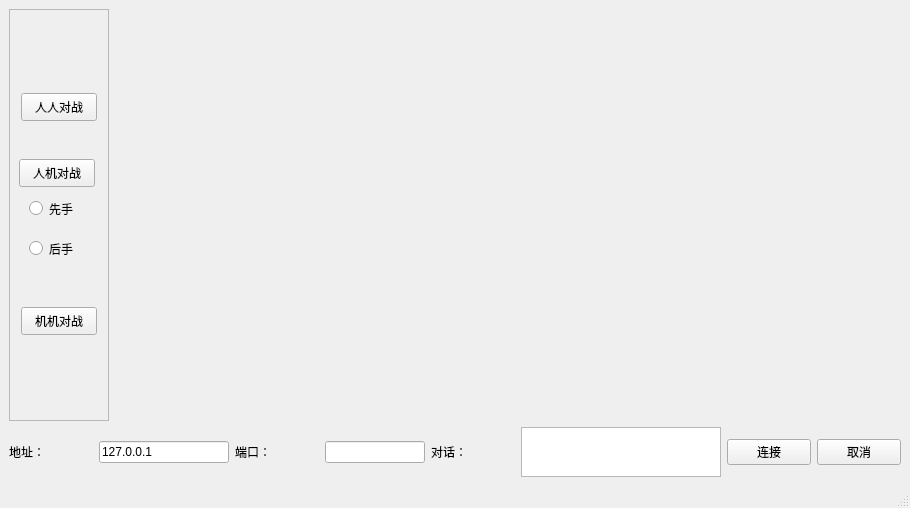
<?xml version="1.0" encoding="UTF-8"?>
<ui version="4.0">
 <class>MainWindow</class>
 <widget class="QMainWindow" name="MainWindow">
  <property name="geometry">
   <rect>
    <x>0</x>
    <y>0</y>
    <width>910</width>
    <height>508</height>
   </rect>
  </property>
  <property name="mouseTracking">
   <bool>true</bool>
  </property>
  <property name="windowTitle">
   <string>MainWindow</string>
  </property>
  <property name="animated">
   <bool>true</bool>
  </property>
  <widget class="QWidget" name="centralwidget">
   <property name="mouseTracking">
    <bool>true</bool>
   </property>
   <layout class="QGridLayout" name="gridLayout">
    <item row="0" column="0" colspan="2">
     <widget class="QFrame" name="frame">
      <property name="minimumSize">
       <size>
        <width>100</width>
        <height>0</height>
       </size>
      </property>
      <property name="maximumSize">
       <size>
        <width>100</width>
        <height>16777215</height>
       </size>
      </property>
      <property name="frameShape">
       <enum>QFrame::StyledPanel</enum>
      </property>
      <property name="frameShadow">
       <enum>QFrame::Raised</enum>
      </property>
      <widget class="QPushButton" name="btn_PVP">
       <property name="geometry">
        <rect>
         <x>12</x>
         <y>84</y>
         <width>76</width>
         <height>28</height>
        </rect>
       </property>
       <property name="text">
        <string>人人对战</string>
       </property>
      </widget>
      <widget class="QPushButton" name="btn_PVC">
       <property name="geometry">
        <rect>
         <x>10</x>
         <y>150</y>
         <width>76</width>
         <height>28</height>
        </rect>
       </property>
       <property name="text">
        <string>人机对战</string>
       </property>
      </widget>
      <widget class="QPushButton" name="btn_CVC">
       <property name="geometry">
        <rect>
         <x>12</x>
         <y>298</y>
         <width>76</width>
         <height>28</height>
        </rect>
       </property>
       <property name="text">
        <string>机机对战</string>
       </property>
      </widget>
      <widget class="QRadioButton" name="radioButton">
       <property name="geometry">
        <rect>
         <x>20</x>
         <y>190</y>
         <width>115</width>
         <height>19</height>
        </rect>
       </property>
       <property name="text">
        <string>先手</string>
       </property>
      </widget>
      <widget class="QRadioButton" name="radioButton_2">
       <property name="geometry">
        <rect>
         <x>20</x>
         <y>230</y>
         <width>115</width>
         <height>19</height>
        </rect>
       </property>
       <property name="text">
        <string>后手</string>
       </property>
      </widget>
     </widget>
    </item>
    <item row="4" column="3">
     <widget class="QLabel" name="label_2">
      <property name="text">
       <string>端口：</string>
      </property>
     </widget>
    </item>
    <item row="4" column="0">
     <widget class="QLabel" name="label">
      <property name="minimumSize">
       <size>
        <width>0</width>
        <height>30</height>
       </size>
      </property>
      <property name="text">
       <string>地址：</string>
      </property>
     </widget>
    </item>
    <item row="4" column="1">
     <widget class="QLineEdit" name="addressLineEdit">
      <property name="minimumSize">
       <size>
        <width>130</width>
        <height>0</height>
       </size>
      </property>
      <property name="maximumSize">
       <size>
        <width>130</width>
        <height>16777215</height>
       </size>
      </property>
      <property name="text">
       <string>127.0.0.1</string>
      </property>
     </widget>
    </item>
    <item row="4" column="8">
     <widget class="QPushButton" name="cancelButton_2">
      <property name="text">
       <string>取消</string>
      </property>
     </widget>
    </item>
    <item row="4" column="6">
     <widget class="QTextEdit" name="textEdit">
      <property name="minimumSize">
       <size>
        <width>200</width>
        <height>50</height>
       </size>
      </property>
      <property name="maximumSize">
       <size>
        <width>200</width>
        <height>50</height>
       </size>
      </property>
     </widget>
    </item>
    <item row="4" column="7">
     <widget class="QPushButton" name="loginButton">
      <property name="text">
       <string>连接</string>
      </property>
     </widget>
    </item>
    <item row="4" column="4">
     <widget class="QLineEdit" name="portlineEdit">
      <property name="minimumSize">
       <size>
        <width>100</width>
        <height>0</height>
       </size>
      </property>
      <property name="maximumSize">
       <size>
        <width>100</width>
        <height>16777215</height>
       </size>
      </property>
      <property name="text">
       <string/>
      </property>
     </widget>
    </item>
    <item row="4" column="5">
     <widget class="QLabel" name="label_3">
      <property name="text">
       <string>对话：</string>
      </property>
     </widget>
    </item>
   </layout>
  </widget>
  <widget class="QMenuBar" name="menubar">
   <property name="geometry">
    <rect>
     <x>0</x>
     <y>0</y>
     <width>910</width>
     <height>26</height>
    </rect>
   </property>
  </widget>
  <widget class="QStatusBar" name="statusbar"/>
 </widget>
 <resources/>
 <connections/>
</ui>
